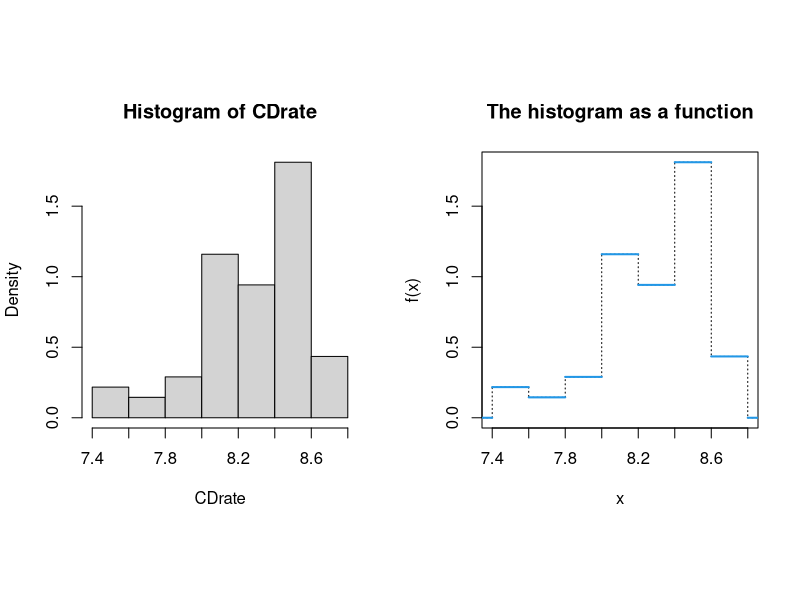
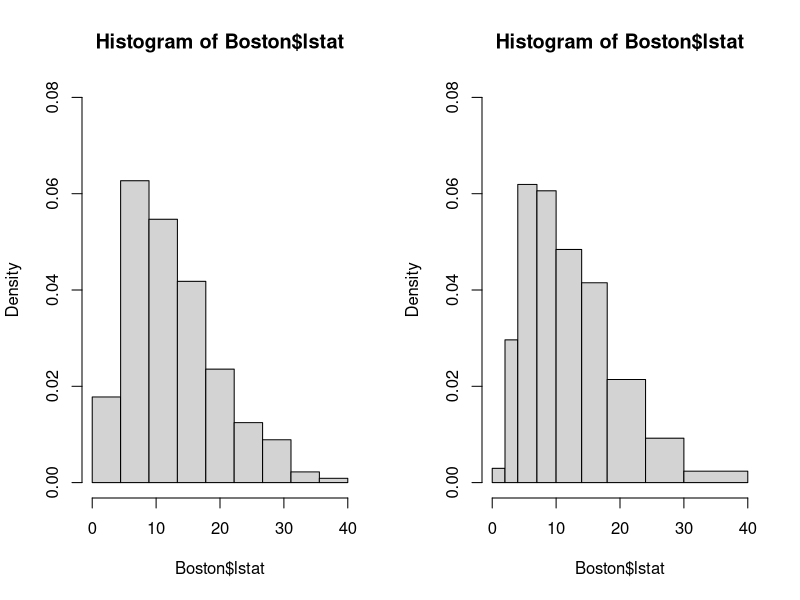
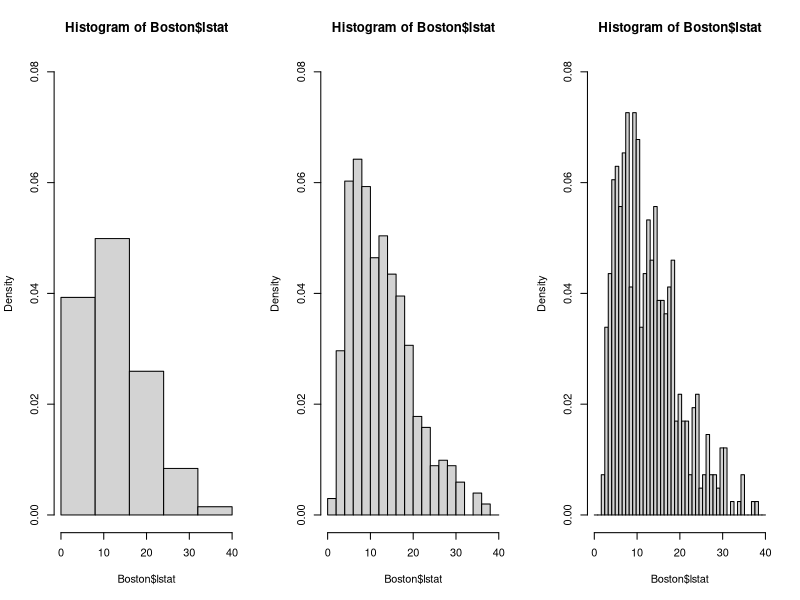
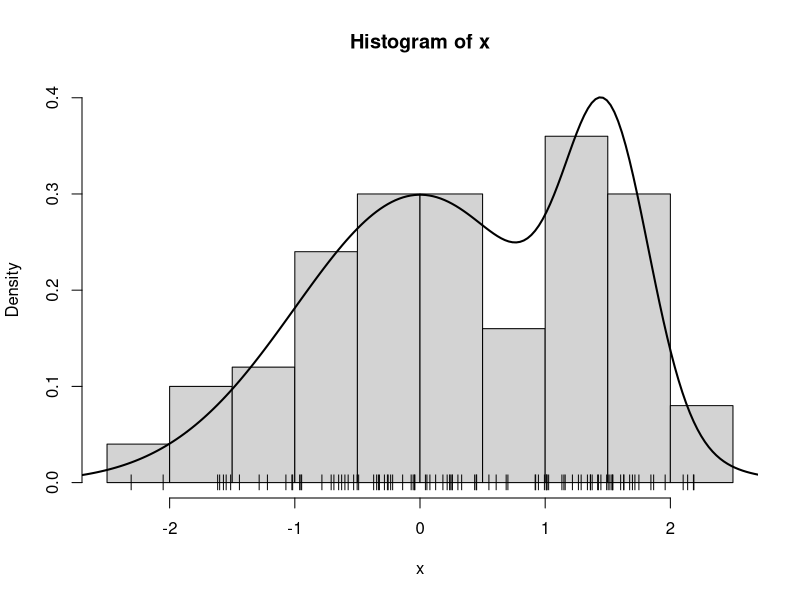
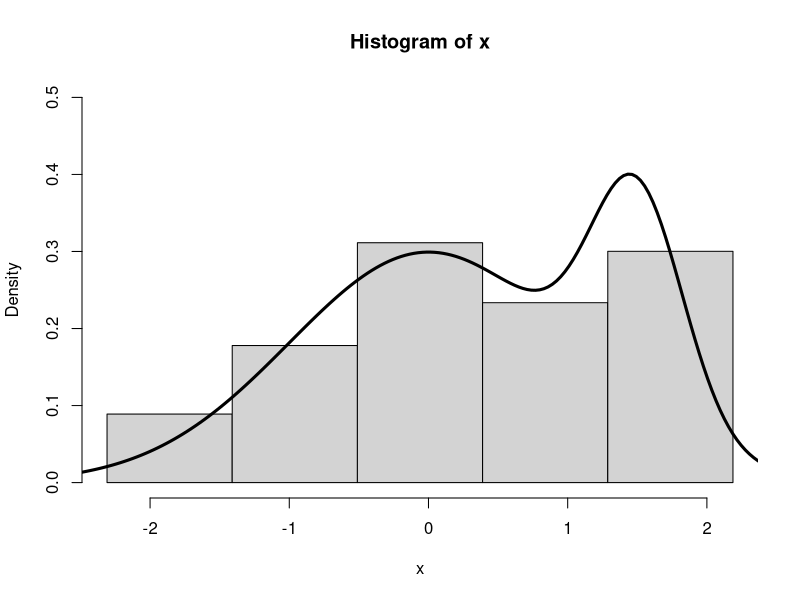
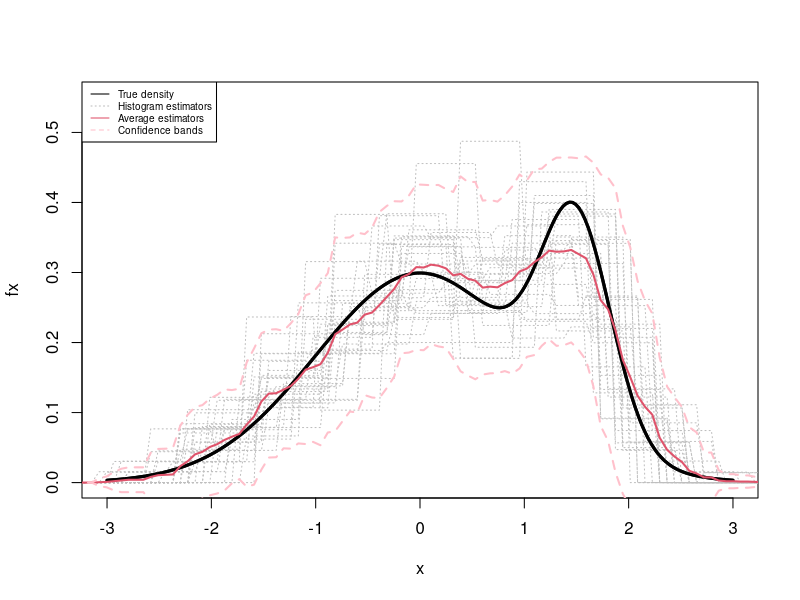
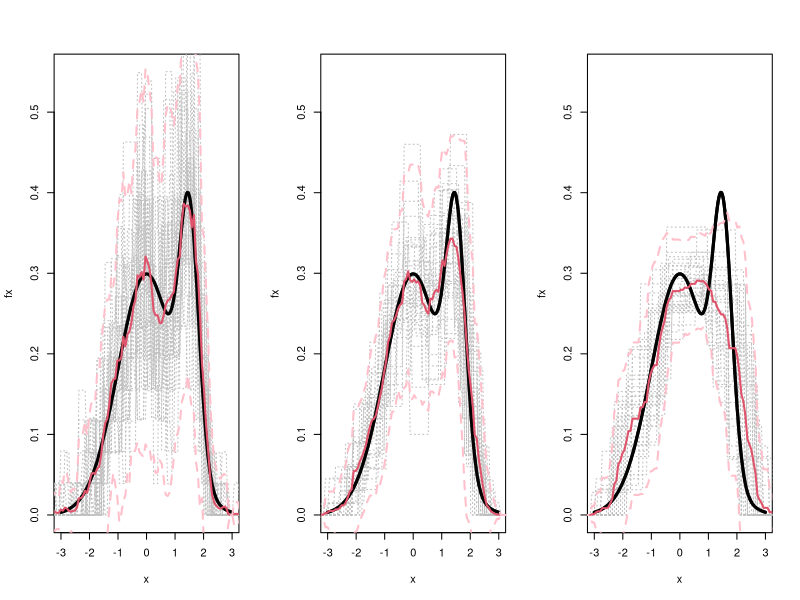
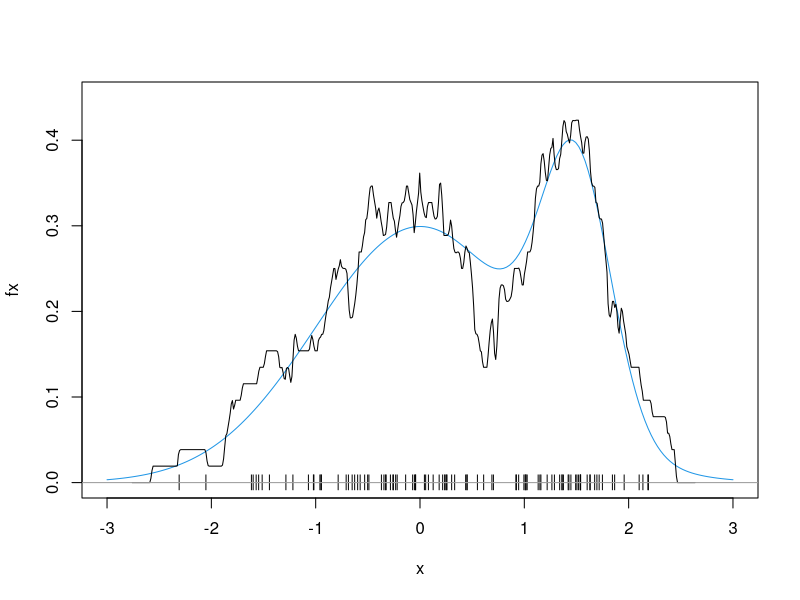

Recreate these plots in R, in order.
## ---- chunk 1
knitr::opts_chunk$set(echo = TRUE)
## ---- chunk 2
cdrate.df <-read.table("cdrate.dat")
head(cdrate.df)
CDrate <- cdrate.df[,1]
sort(CDrate)
# Stem-and-Leaf plot
stem(CDrate)
## ---- chunk 3
op<-par(mfrow=c(1,2),pty='s')
hcdr <- hist(CDrate,breaks=seq(7.3999,8.7999,by=.2),fre=F) 
#hcdr <- hist(CDrate,breaks=seq(7.3999,8.7999,by=.2),plot=FALSE)
plot(stepfun(hcdr$breaks,c(0,hcdr$density,0)),do.points = F,lty=3,
     main="The histogram as a function", xlim=c(7.4,8.8))
plot(stepfun(hcdr$breaks,c(0,hcdr$density,0)),verticals=F,do.points = F,add=T,lwd=2, col=4)
par(op)

## ---- chunk 4
data("Boston", package = "MASS")
head(Boston)
## ---- chunk 5
op<-par(mfrow=c(1,2))
nbr=10
hist(Boston$lstat,br=seq(0,40,l=nbr),freq=F,xlim=c(0,40),ylim=c(0,.08))


breaks <- c(0,2,4,7,10,14,18,24,30,40)
hist(Boston$lstat,br=breaks,freq=F,xlim=c(0,40),ylim=c(0,.08))
par(op)
## ---- chunk 6
op<-par(mfrow=c(1,3))
nbr=6; hist(Boston$lstat,br=seq(0,40,l=nbr),freq=F,xlim=c(0,40),ylim=c(0,.08))
nbr=21; hist(Boston$lstat,br=seq(0,40,l=nbr),freq=F,xlim=c(0,40),ylim=c(0,.08))
nbr=50; hist(Boston$lstat,br=seq(0,40,l=nbr),freq=F,xlim=c(0,40),ylim=c(0,.08))
par(op)
## ---- chunk 7
# graph.mixt
# Input:
#    k: number mixture components
#    mu: vector of length k with the mean values of the k normals
#    sigma: vector of length k with the st.dev. values of the k normals
#    alpha: vector of length k with the weights of each normal
#    graphic: logical value indicating if the mixture density must be plotted
#    ...: Other parameters passed to plot()
#
# Output:
#    L, U: extremes of the interval where the mixture density is plotted
#    x: points at which the mixture density is evaluated 
#    fx: value of the mixture density at x
#
graph.mixt<-
function(k=1, mu=seq(-2*(k-1),2*(k-1),length=k), sigma=seq(1,1,length=k), alpha=seq(1/k,1/k,length=k), graphic=TRUE,...)
{
   L<-min(mu-3*sigma)
   U<-max(mu+3*sigma)
         
   x<- seq(from=L,to=U,length=200)
   fx<- 0*x
   Salpha<-sum(alpha)
   for(i in 1:k){
   	p<-alpha[i]/Salpha
#   	fx <- fx + p*exp(-.5*((x-mu[i])/sigma[i])^2)/(sqrt(2*pi)*sigma[i])
   	fx <- fx + p*dnorm(x,mu[i],sigma[i])
   }
   if (graphic){
      plot(x,fx,type="l",...)
   }
   return(list(L = L, U = U, x = x, fx = fx))
}

# sim.mixt
# Input:
#    n: number of simulated data
#    k: number mixture components
#    mu: vector of length k with the mean values of the k normals
#    sigma: vector of length k with the st.dev. values of the k normals
#    alpha: vector of length k with the weights of each normal
#    graphic: logical value indicating if the mixture density and the 
#              histogram of the simulated data must be plotted
#    ...: Other parameters passed to plot()
#
# Output:
#    x: simulated data
#
# Requires: 
#    graph.mixt
sim.mixt <- function(n=1,k=1, 
         mu=seq(-2*(k-1),2*(k-1),length=k), 
         sigma=seq(1,1,length=k), 
         alpha=seq(1/k,1/k,length=k), graphic=FALSE,...)
{
   csa<-cumsum(alpha)
   x<-runif(n)
      
   for (i in 1:n){
      comp<-sum(csa<=x[i])+1
      x[i]<-rnorm(1,mu[comp],sigma[comp])
   }
   if(graphic) {
      out<-graph.mixt(k, mu, sigma, alpha, gr=FALSE)
      hist(x,freq = FALSE,
           ylim=c(0,max(c(max(out$fx),max(hist(x,plot=FALSE)$density)))))
      lines(out$x,out$fx,lty=1,lwd=2)
   }   
   return(x)
}
## ---- chunk 8
set.seed(123)
n <- 100
mu <- c(0,3/2)
sigma <- c(1,1/3)
alpha <- c(3/4,1/4)
x <- sim.mixt(n=n, k=2, mu=mu, sigma=sigma, alpha=alpha, gr=T)
points(x,0*x,pch="|")
## ---- chunk 9
sigma.mixt <- 1.095287
b <- 3.49 * sigma.mixt * length(x)^(-1/3) 
# nc: number of boxes 
nc <- ceiling(diff(range(x))/b)
boxes <- seq(min(x),max(x),length=nc)
mixt.2 <- graph.mixt(k=2, mu=mu, sigma=sigma, alpha=alpha, lwd=3, graphic = FALSE)
hx <- hist(x, breaks=boxes,freq=F,ylim=c(0,.5))
lines(mixt.2$x, mixt.2$fx, lwd=3)
names(hx)
## ---- chunk 10
S <- 30 
axis.x <- seq(-3.5,3.5,length=100)
S.hists <- matrix(0,nrow = length(axis.x),ncol=S)
n <- 100
mixt.2 <- graph.mixt(k=2, mu=mu, sigma=sigma, alpha=alpha, lwd=3, ylim=c(0,.55))
sigma.mixt <- 1.095287
b <- 3.49 * sigma.mixt * n^(-1/3)
for (i in seq(1,S)){
   x <- sim.mixt(n=n, k=2, mu=mu, sigma=sigma, alpha=alpha, gr=F)
   nc <- ceiling(diff(range(x))/b)
   boxes <- seq(min(x),max(x),length=nc+2)
#   hist(x, breaks=cajas,freq=F, add=TRUE,lty=3)
   tmp <- hist(x, breaks=boxes, plot=FALSE) 
   box.axis.x <- findInterval(axis.x,boxes)+1
   fH <- c(0,tmp$density,0)
   S.hists[,i]<-fH[box.axis.x]
   lines(axis.x,S.hists[,i],lty=3,col="grey")
}
lines(mixt.2$x, mixt.2$fx, lwd=3)
m.S.hists <- apply(S.hists,1,mean)
sd.S.hists <- apply(S.hists,1,sd)
lines(axis.x,m.S.hists,col=2,lwd=2)
lines(axis.x,m.S.hists+2*sd.S.hists,col="pink",lwd=2,lty=2)
lines(axis.x,m.S.hists-2*sd.S.hists,col="pink",lwd=2,lty=2)
legend("topleft",
       c("True density","Histogram estimators",
         "Average estimators","Confidence bands"),
       lty=c(1,3,1,2),
       col=c(1,"grey",2,"pink"),cex=.6)
## ---- chunk 11
S <- 30 
axis.x <- seq(-3.5,3.5,length=100)
n <- 100
sigma.mixt <- 1.095287
op <- par(mfrow=c(1,3))
# small
mixt.2 <- graph.mixt(k=2, mu=mu, sigma=sigma, alpha=alpha,
                     lwd=3,ylim=c(0,.55))
b <- (3.49 * sigma.mixt * n^(-1/3))/3
S.hists <- matrix(0,nrow = length(axis.x),ncol=S)
for (i in seq(1,S)){
   x <- sim.mixt(n=n, k=2, mu=mu, sigma=sigma, alpha=alpha, gr=F)
   nc <- ceiling(diff(range(x))/b)
   boxes <- seq(min(x),max(x),length=nc+2)
#   hist(x, breaks=cajas,freq=F, add=TRUE,lty=3)
   tmp <- hist(x, breaks=boxes, plot=FALSE) 
   box.axis.x <- findInterval(axis.x,boxes)+1
   fH <- c(0,tmp$density,0)
   S.hists[,i]<-fH[box.axis.x]
   lines(axis.x,S.hists[,i],lty=3,col="grey")
}
lines(mixt.2$x, mixt.2$fx, lwd=3)
m.S.hists <- apply(S.hists,1,mean)
sd.S.hists <- apply(S.hists,1,sd)
lines(axis.x,m.S.hists,col=2,lwd=2)
lines(axis.x,m.S.hists+2*sd.S.hists,col="pink",lwd=2,lty=2)
lines(axis.x,m.S.hists-2*sd.S.hists,col="pink",lwd=2,lty=2)

# medium
mixt.2 <- graph.mixt(k=2, mu=mu, sigma=sigma, alpha=alpha,
                     lwd=3,ylim=c(0,.55))
b <- 3.49 * sigma.mixt * n^(-1/3)
S.hists <- matrix(0,nrow = length(axis.x),ncol=S)
for (i in seq(1,S)){
   x <- sim.mixt(n=n, k=2, mu=mu, sigma=sigma, alpha=alpha, gr=F)
   nc <- ceiling(diff(range(x))/b)
   boxes <- seq(min(x),max(x),length=nc+2)
#   hist(x, breaks=cajas,freq=F, add=TRUE,lty=3)
   tmp <- hist(x, breaks=boxes, plot=FALSE) 
   box.axis.x <- findInterval(axis.x,boxes)+1
   fH <- c(0,tmp$density,0)
   S.hists[,i]<-fH[box.axis.x]
   lines(axis.x,S.hists[,i],lty=3,col="grey")
}
lines(mixt.2$x, mixt.2$fx, lwd=3)
m.S.hists <- apply(S.hists,1,mean)
sd.S.hists <- apply(S.hists,1,sd)
lines(axis.x,m.S.hists,col=2,lwd=2)
lines(axis.x,m.S.hists+2*sd.S.hists,col="pink",lwd=2,lty=2)
lines(axis.x,m.S.hists-2*sd.S.hists,col="pink",lwd=2,lty=2)

# small
mixt.2 <- graph.mixt(k=2, mu=mu, sigma=sigma, alpha=alpha,
                     lwd=3,ylim=c(0,.55))
b <- (3.49 * sigma.mixt * n^(-1/3))*3
for (i in seq(1,S)){
   x <- sim.mixt(n=n, k=2, mu=mu, sigma=sigma, alpha=alpha, gr=F)
   nc <- ceiling(diff(range(x))/b)
   boxes <- seq(min(x),max(x),length=nc+2)
#   hist(x, breaks=cajas,freq=F, add=TRUE,lty=3)
   tmp <- hist(x, breaks=boxes, plot=FALSE) 
   box.axis.x <- findInterval(axis.x,boxes)+1
   fH <- c(0,tmp$density,0)
   S.hists[,i]<-fH[box.axis.x]
   lines(axis.x,S.hists[,i],lty=3,col="grey")
}
lines(mixt.2$x, mixt.2$fx, lwd=3)
m.S.hists <- apply(S.hists,1,mean)
sd.S.hists <- apply(S.hists,1,sd)
lines(axis.x,m.S.hists,col=2,lwd=2)
lines(axis.x,m.S.hists+2*sd.S.hists,col="pink",lwd=2,lty=2)
lines(axis.x,m.S.hists-2*sd.S.hists,col="pink",lwd=2,lty=2)

par(op)
## ---- chunk 12
set.seed(123)
n <- 100
mu <- c(0,3/2)
sigma <- c(1,1/3)
alpha <- c(3/4,1/4)

out <- graph.mixt(k=2, mu=mu, sigma=sigma, alpha=alpha, col=4,ylim=c(0,.45))
x <- sim.mixt(n=n, k=2, mu=mu, sigma=sigma, alpha=alpha, gr=F)

h <- 0.3/2
lines( density(x, bw = h, kernel = "rectangular") )
points(x,0*x,pch="|")
abline(h=0,col=8)
## ---- chunk 13
set.seed(123)
n <- 100
mu <- c(0,3/2)
sigma <- c(1,1/3)
alpha <- c(3/4,1/4)

out <- graph.mixt(k=2, mu=mu, sigma=sigma, alpha=alpha, col=4,ylim=c(0,.45))
x <- sim.mixt(n=n, k=2, mu=mu, sigma=sigma, alpha=alpha, gr=F)

h <- 0.3
lines( density(x, bw = h, kernel = "gaussian") )
points(x,0*x,pch="|")
abline(h=0,col=8)
## ---- chunk 14
S <- 20 
n <- 100
mu <- c(0,3/2)
sigma <- c(1,1/3)
alpha <- c(3/4,1/4)
mixt.2 <- graph.mixt(k=2, mu=mu, sigma=sigma, alpha=alpha, lwd=3,ylim=c(0,0.55))
for (i in seq(1,S)){
   x <- sim.mixt(n=n, k=2, mu=mu, sigma=sigma, alpha=alpha, gr=F)
   lines(density(x,adjust=.75),col="grey")
}
lines(mixt.2$x, mixt.2$fx, lwd=3)
## ---- chunk 15
# Defining the function variability_plot_kernel
#
variability_plot_kerenl <- function(k=1, 
         mu=seq(-2*(k-1),2*(k-1),length=k), 
         sigma=seq(1,1,length=k), 
         alpha=seq(1/k,1/k,length=k), 
         S=20, n=100, r=100,  
         h="nrd0", ...){
   # computing the density of thr mixture of normals
   k <- length(mu)
 
   minx <- min(mu-3*sigma)
   maxx <- max(mu+3*sigma)
   y <- seq(minx,maxx,length=r)
   fy <- 0*y
   Salpha<-sum(alpha)
   for(i in 1:k){
   	p<-alpha[i]/Salpha
   #   	fy <- fy + p*exp(-.5*((y-mu[i])/sigma[i])^2)/(sqrt(2*pi)*sigma[i])
   	fy <- fy + p*dnorm(y,mu[i],sigma[i])
   }

   hfy <- matrix(0,S,r)
   
   for (i in 1:S){
      x <- sim.mixt(n=n,k=k,mu=mu,sigma=sigma,alpha=alpha)
      dx <- density(x, bw=h, from=minx, to=maxx, n=r, ...)   
      hfy[i,] <- dx$y
   }
   
   
   m_hf <- apply(hfy,2,mean)
   sd_hf <- apply(hfy,2,sd)
    
   delta <- y[2]-y[1]
   ECM <- sd_hf^2+(fy-m_hf)^2
   MISE <- sum(ECM)*delta
   #[MISE,naux] <- simpson(ECM,minx,maxx)
   
   plot(y,fy,ty="l",  lwd=3, ...)
   title(main=paste("MISE= ",MISE,sep=""))
   lines(y,m_hf,col=2)
   L <- m_hf-1.96*sd_hf
   U <- m_hf+1.96*sd_hf
   lines(y,L,col=3,lty=2)
   lines(y,U,col=3,lty=2)
   
   return(list(y=y,fy=fy,m_hf=m_hf,sd_hf=sd_hf,MISE=MISE))
}
## ---- chunk 16
S <- 30 
n <- 100
mu <- c(0,3/2)
sigma <- c(1,1/3)
alpha <- c(3/4,1/4)

r <- 100

op<-par(mfrow=c(1,3))
vpk.1 <- variability_plot_kerenl(mu=mu, sigma=sigma, alpha=alpha, 
         S=S, n=n, r=r, h="nrd0", adjust=.4,ylim=c(0,0.55))  

vpk.2 <- variability_plot_kerenl(mu=mu, sigma=sigma, alpha=alpha, 
         S=S, n=n, r=r, h="nrd0", adjust=.75,ylim=c(0,0.55))  

vpk.3 <- variability_plot_kerenl(mu=mu, sigma=sigma, alpha=alpha, 
         S=S, n=n, r=r, h="nrd0", adjust=1.5,ylim=c(0,0.55))  
par(op)
## ---- chunk 17
library(sm)
op <- par(mfrow=c(1,2))
sm.density(cbind(Boston$lstat,Boston$rm),h=c(1.5,.15),phi=30,theta=60,col=5,
           xlab="lstat",ylab="rm",zlab="density")

sm.density(cbind(Boston$lstat,Boston$rm),h=c(1.5,.15),display="slice",
           xlab="lstat",ylab="rm")
sm.density(cbind(Boston$lstat,Boston$rm),h=c(1.5,.15),display="slice",add=T,col=2,props=c(90))
points(Boston$lstat,Boston$rm,pch=19,cex=.3)
par(op)
